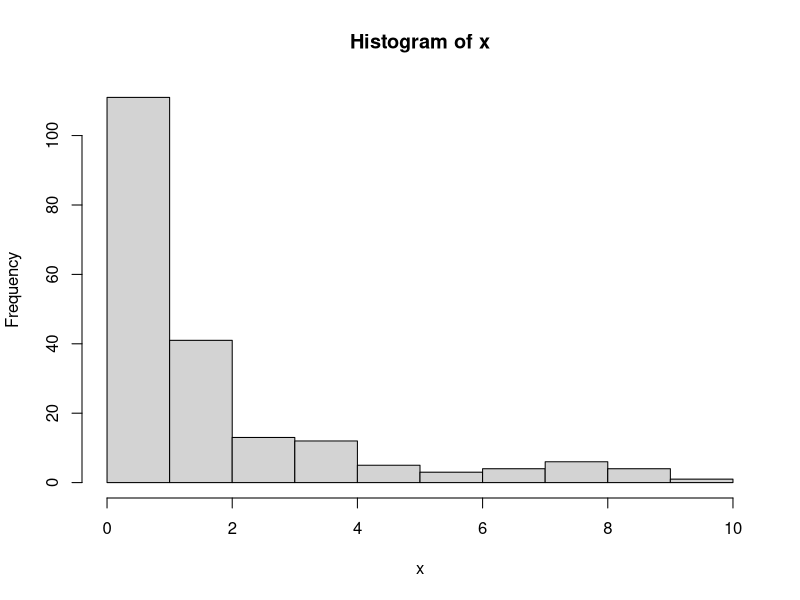

Write R code to recreate this figure.
n = 200
w = c(0.7, 0.2, 0.1)
mean = c(1, 2, 6)
cc = sample(1:3, n, replace = T, prob = w)

x = rpois(n, mean[cc])
hist(x)
